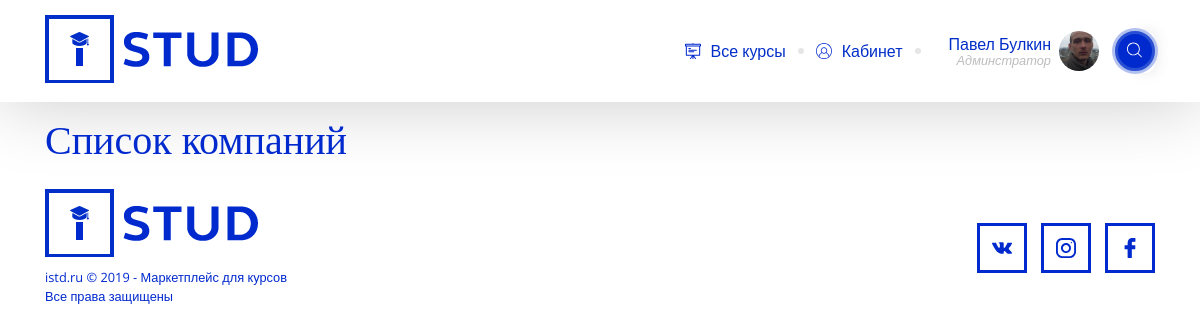
/companies/ (signed in), run on the app's committed database.
### users/models.py (models this page shows, shortened)
class User(AbstractBaseUser, PermissionsMixin):
    email = models.EmailField('email', unique=True)
    username = models.CharField('username', max_length=50, null=True, blank=True)
    first_name = models.CharField('Имя пользователя', max_length=30, blank=True, null=True, default=None)
    date_joined = models.DateTimeField('дата регистрации', auto_now_add=True)
    is_staff = models.BooleanField('сотрудник?', default=False)
    is_confirm = models.BooleanField('подтверждённый юзер', default=False)
    objects = UserManager()
    USERNAME_FIELD = 'email'
    REQUIRED_FIELDS = []
    class Meta:
        verbose_name = 'пользователь'
        verbose_name_plural = 'пользователи'
    def get_full_name(self):
        return self.first_name
    def userdata(self):
        return Profile.objects.get(user=self.pk)

### users/_models_proxy.py (models this page shows, shortened)
class UserProfile(models.Model):
    GENDER_CHOICES = (
        ('M', 'Мужской'),
        ('F', 'Женский'),
    )
    user = models.OneToOneField(settings.AUTH_USER_MODEL, on_delete=models.CASCADE)
    age = models.IntegerField('Возраст пользователя', blank=True, null=True)
    city = models.CharField('Город', max_length=100, blank=True, null=True)
    avatar = models.ImageField('Аватар', upload_to='avatars/', blank=True, null=True)
    about = models.TextField('О себе', blank=True, null=True)
    sex = models.CharField(choices=GENDER_CHOICES, max_length=1)
    balance = models.PositiveSmallIntegerField('Баланс', default=0)
    class Meta:
        verbose_name = 'Профиль пользователя'
        verbose_name_plural = 'Профили пользователя'

### companies/views.py (the view)
# urls.py: path('companies/', CompaniesView.as_view(),name="companies"),
class CompaniesView(BaseView):
    template_name = 'company.html'
    def get_context_data(self, **kwards):
        context = super(CompaniesView, self).get_context_data(**kwards)
        context['companies'] = models.Company.objects.all()
        return context

### main/views.py (called while the page is built)
    def get_context_data(self, **kwards):
        context = super(BaseView, self).get_context_data(**kwards)
        if self.request.session.session_key is None:
            self.request.session.create()
        context['main'] = modelsAdmin.AdminModel
        return context

### templates/company.html
{% extends 'base.html' %}
{% load static %}
{% block bg %}class="none"{% endblock %}
{% block content %}
  <div class="container">
		<h1>Список компаний</h1>
  </div>
{% endblock %}

### templates/base.html (shortened to what this page needs)
{% load static %}
<!doctype html>
<html lang="ru">
<head>
    <link rel="stylesheet" href="https://stackpath.bootstrapcdn.com/bootstrap/4.3.1/css/bootstrap.min.css"
>
    <link rel="stylesheet" href="https://cdnjs.cloudflare.com/ajax/libs/OwlCarousel2/2.3.4/assets/owl.carousel.min.css">
    <link rel="stylesheet" href="{% static 'dist/css/styles.css' %}">
</head>
<body {% block bg %}{% endblock %}>
<header>
    <div class="container d-flex justify-content-between">
        <a href="/" class="logo"></a>
        <div class="d-flex align-items-center">
            <nav class="main-menu">
                <ul class="d-flex">
                    <li class="d-flex align-items-center"><a href="{% url 'courses' %}" class="d-flex align-items-center">
                        <svg class="icon">
                            <use xlink:href="{% static '/dist/img/svg/sprite.svg' %}#cources"></use>
                        </svg>
                        Все курсы
                    </a></li>
                    {% if request.user.is_authenticated %}
                        <li class="d-flex align-items-center">
                            <a href="/cabinet" class="d-flex align-items-center">
                                <svg class="icon">
                                    <use xlink:href="{% static '/dist/img/svg/sprite.svg' %}#ava"></use>
                                </svg>
                                Кабинет
                            </a>
                        </li>
                    {% endif %}
                </ul>
            </nav>
            {% if request.user.is_authenticated %}
                <div class="about-user d-flex align-items-center m-3">
                    <div class="data mr-2">
                        {% if user %}
                            <div>{{ request.user.get_full_name }}</div>
                        {% endif %}
                        <div class="label">{{ request.user.username }}</div>
                    </div>
                    <div class="avatar" style="background-image: url('/media/{{ request.user.userdata.avatar }}');"></div>
                </div>
            {% endif %}
            <div class="search">
                <form action="{% url 'search' %}" method="get">
                    <button class="btn search-btn"
                            onclick="$('.close-search svg').css({'opacity': '1'});$('.search input').css({'width':'690px'});if($('.search input').css('width') !== '690px'){return false;}">
                        <svg class="icon">
                            <use xlink:href="{% static '/dist/img/svg/sprite.svg' %}#glass"></use>
                        </svg>
                    </button>
                </form>
            </div>
        </div>
    </div>
</header>
{% block content %}
{% endblock %}
<footer>
    <div class="container pb-3 pt-3 d-flex align-items-center justify-content-between">
        <div>
            <a href="/" class="logo footer-logo"></a>
            <div class="copy">
                istd.ru © 2019 - Маркетплейс для курсов <br>
                Все права защищены
            </div>
        </div>
        <div class="social">
            <ul>
                <li><a href="https://vk.com">
                    <svg class="icon">
                        <use xlink:href="{% static '/dist/img/svg/sprite.svg' %}#vk"></use>
                    </svg>
                </a></li>
                <li><a href="https://instagram.com">
                    <svg class="icon">
                        <use xlink:href="{% static '/dist/img/svg/sprite.svg' %}#inst"></use>
                    </svg>
                </a></li>
                <li><a href="https://facebook.com">
                    <svg class="icon">
                        <use xlink:href="{% static '/dist/img/svg/sprite.svg' %}#fb"></use>
                    </svg>
                </a></li>
            </ul>
        </div>
    </div>
</footer>
</body>
</html>

### data on the page
User: user.get_full_name "Павел Булкин", user.username "Админстратор", user.userdata.avatar (picture)
